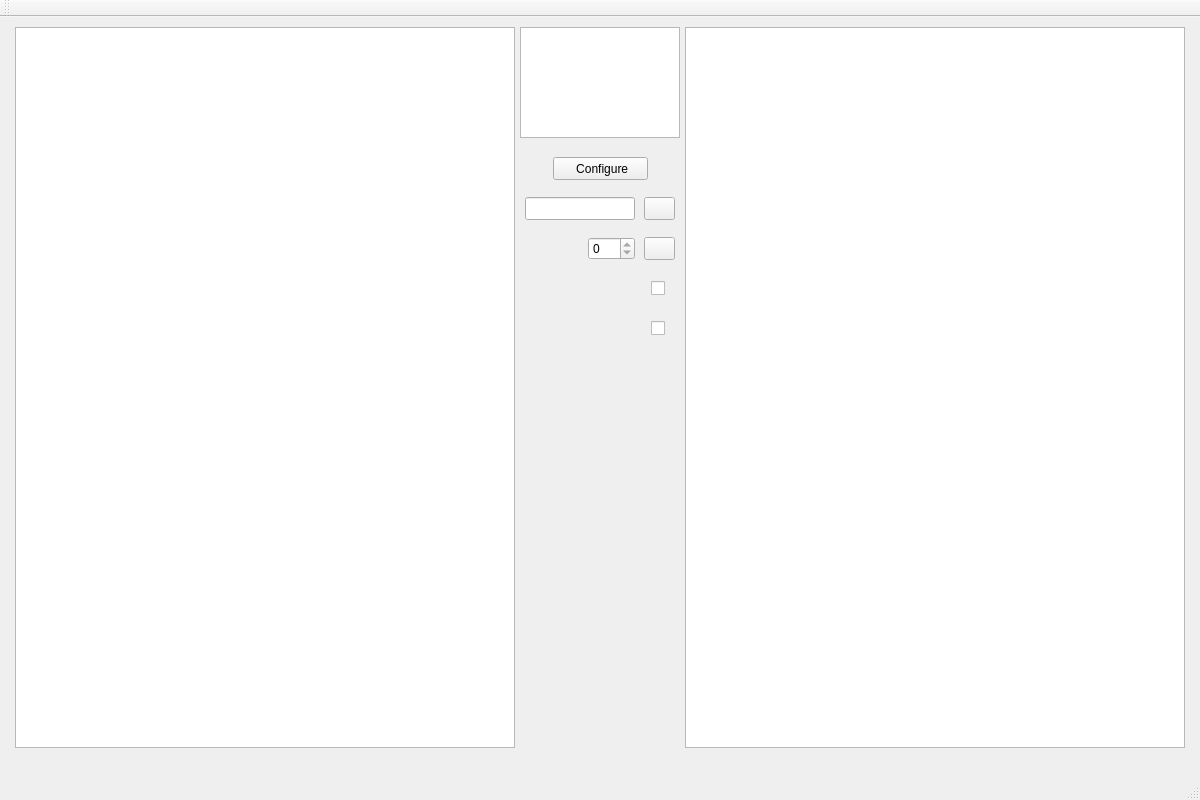
<?xml version="1.0" encoding="UTF-8"?>
<ui version="4.0">
 <class>MainWindow</class>
 <widget class="QMainWindow" name="MainWindow">
  <property name="geometry">
   <rect>
    <x>0</x>
    <y>0</y>
    <width>1200</width>
    <height>800</height>
   </rect>
  </property>
  <property name="sizePolicy">
   <sizepolicy hsizetype="Fixed" vsizetype="Fixed">
    <horstretch>0</horstretch>
    <verstretch>0</verstretch>
   </sizepolicy>
  </property>
  <property name="windowTitle">
   <string>Lizard Tracker</string>
  </property>
  <property name="windowIcon">
   <iconset resource="icons.qrc">
    <normaloff>:/mainWindow/Data/icon.ico</normaloff>:/mainWindow/Data/icon.ico</iconset>
  </property>
  <property name="documentMode">
   <bool>false</bool>
  </property>
  <widget class="QWidget" name="centralWidget">
   <widget class="QPushButton" name="calibration_Button">
    <property name="geometry">
     <rect>
      <x>553</x>
      <y>140</y>
      <width>95</width>
      <height>23</height>
     </rect>
    </property>
    <property name="text">
     <string> Configure</string>
    </property>
    <property name="icon">
     <iconset resource="icons.qrc">
      <normaloff>:/mainWindow/Data/property.png</normaloff>:/mainWindow/Data/property.png</iconset>
    </property>
   </widget>
   <widget class="QGraphicsView" name="graphicsView">
    <property name="geometry">
     <rect>
      <x>15</x>
      <y>10</y>
      <width>500</width>
      <height>721</height>
     </rect>
    </property>
   </widget>
   <widget class="QGraphicsView" name="graphicsView_2">
    <property name="geometry">
     <rect>
      <x>685</x>
      <y>10</y>
      <width>500</width>
      <height>721</height>
     </rect>
    </property>
   </widget>
   <widget class="QListWidget" name="listWidget">
    <property name="geometry">
     <rect>
      <x>520</x>
      <y>10</y>
      <width>160</width>
      <height>111</height>
     </rect>
    </property>
   </widget>
   <widget class="QPushButton" name="OpenFile">
    <property name="geometry">
     <rect>
      <x>644</x>
      <y>180</y>
      <width>31</width>
      <height>23</height>
     </rect>
    </property>
    <property name="text">
     <string/>
    </property>
    <property name="icon">
     <iconset resource="icons.qrc">
      <normaloff>:/mainWindow/Data/folder.png</normaloff>:/mainWindow/Data/folder.png</iconset>
    </property>
   </widget>
   <widget class="QPushButton" name="OpenCam">
    <property name="geometry">
     <rect>
      <x>644</x>
      <y>220</y>
      <width>31</width>
      <height>23</height>
     </rect>
    </property>
    <property name="text">
     <string comment="Waka" extracomment="Waka Waka"/>
    </property>
    <property name="icon">
     <iconset resource="icons.qrc">
      <normaloff>:/calibrationWindow/Data/webcam.png</normaloff>:/calibrationWindow/Data/webcam.png</iconset>
    </property>
   </widget>
   <widget class="QSpinBox" name="spinBox">
    <property name="geometry">
     <rect>
      <x>588</x>
      <y>220</y>
      <width>47</width>
      <height>23</height>
     </rect>
    </property>
    <property name="maximum">
     <number>0</number>
    </property>
   </widget>
   <widget class="QLineEdit" name="lineEdit">
    <property name="geometry">
     <rect>
      <x>525</x>
      <y>180</y>
      <width>110</width>
      <height>23</height>
     </rect>
    </property>
   </widget>
   <widget class="QCheckBox" name="checkBox">
    <property name="geometry">
     <rect>
      <x>634</x>
      <y>260</y>
      <width>31</width>
      <height>23</height>
     </rect>
    </property>
    <property name="layoutDirection">
     <enum>Qt::RightToLeft</enum>
    </property>
    <property name="text">
     <string/>
    </property>
   </widget>
   <widget class="QLabel" name="label">
    <property name="geometry">
     <rect>
      <x>604</x>
      <y>260</y>
      <width>31</width>
      <height>23</height>
     </rect>
    </property>
    <property name="text">
     <string/>
    </property>
    <property name="pixmap">
     <pixmap resource="icons.qrc">:/mainWindow/Data/plot2.png</pixmap>
    </property>
    <property name="scaledContents">
     <bool>true</bool>
    </property>
   </widget>
   <widget class="QLabel" name="label_2">
    <property name="geometry">
     <rect>
      <x>604</x>
      <y>300</y>
      <width>31</width>
      <height>23</height>
     </rect>
    </property>
    <property name="text">
     <string/>
    </property>
    <property name="pixmap">
     <pixmap resource="icons.qrc">:/mainWindow/Data/track.png</pixmap>
    </property>
    <property name="scaledContents">
     <bool>true</bool>
    </property>
   </widget>
   <widget class="QCheckBox" name="checkBox_2">
    <property name="geometry">
     <rect>
      <x>634</x>
      <y>300</y>
      <width>31</width>
      <height>23</height>
     </rect>
    </property>
    <property name="layoutDirection">
     <enum>Qt::RightToLeft</enum>
    </property>
    <property name="text">
     <string/>
    </property>
   </widget>
  </widget>
  <widget class="QMenuBar" name="menuBar">
   <property name="geometry">
    <rect>
     <x>0</x>
     <y>0</y>
     <width>1200</width>
     <height>19</height>
    </rect>
   </property>
  </widget>
  <widget class="QToolBar" name="mainToolBar">
   <attribute name="toolBarArea">
    <enum>TopToolBarArea</enum>
   </attribute>
   <attribute name="toolBarBreak">
    <bool>false</bool>
   </attribute>
  </widget>
  <widget class="QStatusBar" name="statusBar"/>
 </widget>
 <layoutdefault spacing="6" margin="11"/>
 <resources>
  <include location="icons.qrc"/>
 </resources>
 <connections/>
</ui>
